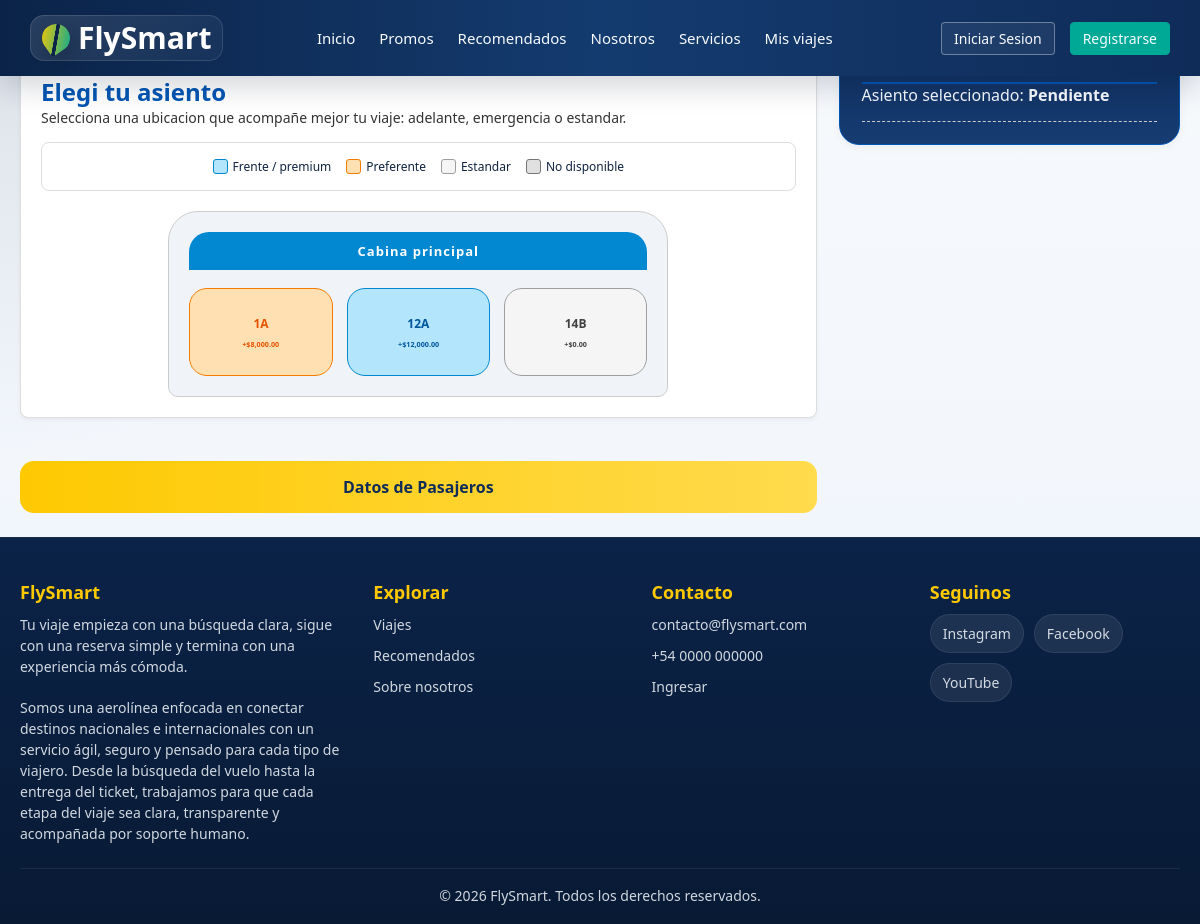
Page /consultas/proceso_compra/asientos.php on the earlier database version.
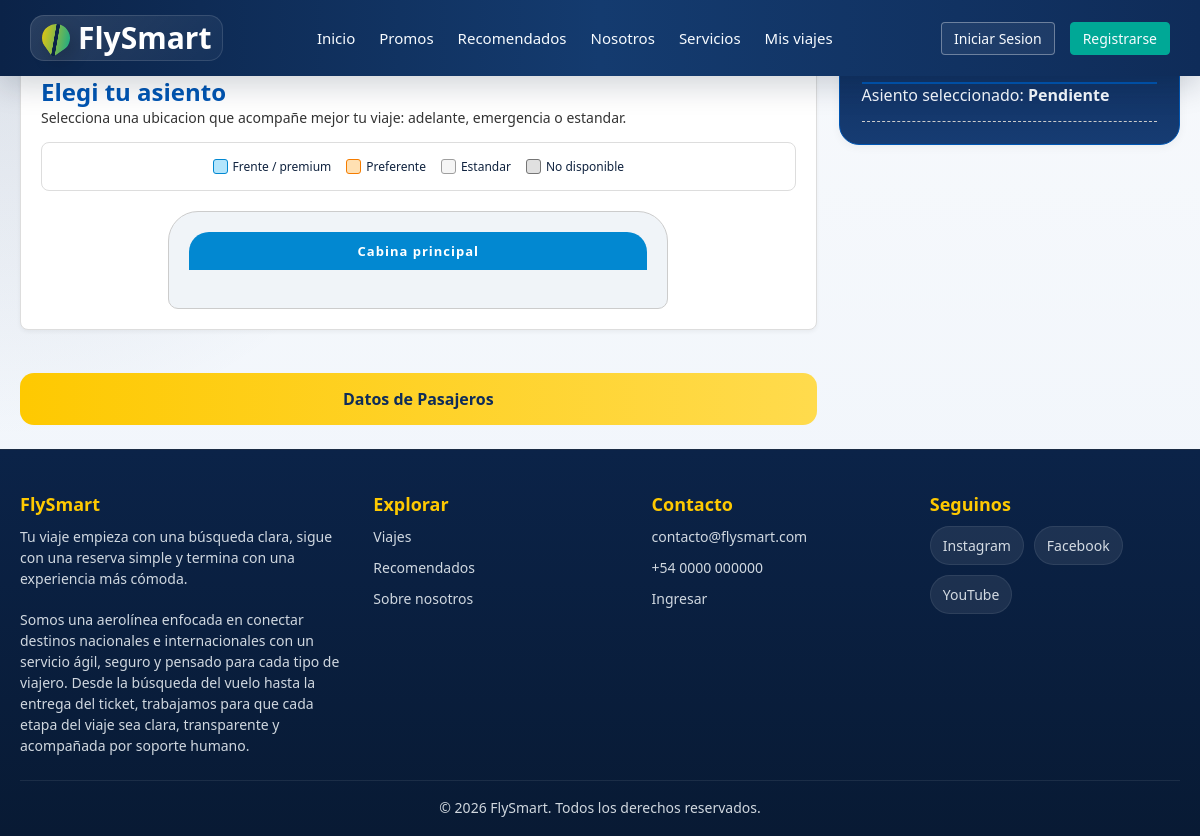
Same page on the later database version.
### tables this page shows
CREATE TABLE IF NOT EXISTS `asientos_avion` (
  `id_asiento_avion` int(11) NOT NULL AUTO_INCREMENT,
  `id_avion` int(11) NOT NULL,
  `numero_asiento` varchar(10) NOT NULL,
  `categoria` varchar(50) NOT NULL,
  `cargo_extra` decimal(10,2) NOT NULL DEFAULT 0.00,
  PRIMARY KEY (`id_asiento_avion`),
  UNIQUE KEY `avion_asiento` (`id_avion`, `numero_asiento`),
  CONSTRAINT `fk_asientos_avion` FOREIGN KEY (`id_avion`) REFERENCES `aviones` (`id_avion`) ON DELETE CASCADE
);

### consultas/proceso_compra/asientos.php (the view, shortened to what this page needs)
<?php
require_once '../../config/conexion.php';
$columnasAsientos = $pdo->query("SHOW COLUMNS FROM asientos_avion")->fetchAll(PDO::FETCH_COLUMN);
$asientosTienenAvion = in_array('id_avion', $columnasAsientos, true);
$idAvion = 0;
if ($asientosTienenAvion && $idAvion > 0) {
    $stmtAsientos = $pdo->prepare("SELECT id_asiento_avion, numero_asiento, categoria, cargo_extra FROM asientos_avion WHERE id_avion = ? ORDER BY id_asiento_avion ASC");
    $stmtAsientos->execute([$idAvion]);
    $asientos = $stmtAsientos->fetchAll();
} else {
    $asientos = $pdo->query("SELECT id_asiento_avion, numero_asiento, categoria, cargo_extra FROM asientos_avion ORDER BY id_asiento_avion ASC LIMIT 120")->fetchAll();
}
$asientosOcupados = [];
include_once '../../includes/header.php';
?>
<form action="pasajeros.php" method="POST">
    <div class="contenedor-asientos">
        <div class="main-content">
            <div class="card">
                <p class="eyebrow">Paso 4</p>
                <h2>Elegi tu asiento</h2>
                <p class="info-pasajeros">Selecciona una ubicacion que acompañe mejor tu viaje: adelante, emergencia o estandar.</p>
                <div class="leyenda-cabina">
                    <span class="leyenda-item"><span class="leyenda-color color-front"></span>Frente / premium</span>
                    <span class="leyenda-item"><span class="leyenda-color color-preferente"></span>Preferente</span>
                    <span class="leyenda-item"><span class="leyenda-color color-estandar"></span>Estandar</span>
                    <span class="leyenda-item"><span class="leyenda-color color-ocupado"></span>No disponible</span>
                </div>
                <div class="cabina-scroll">
                    <div class="cabina-techo">Cabina principal</div>
                    <div class="mapa-asientos">
                        <?php foreach($asientos as $as): ?>
                            <?php
                                $cargo = (float)$as['cargo_extra'];
                                $categoria = $cargo >= 12000 ? 'front' : ($cargo > 0 ? 'preferente' : 'estandar');
                                $ocupado = isset($asientosOcupados[$as['numero_asiento']]);
                            ?>
                            <label class="asiento-box <?= $ocupado ? 'asiento-ocupado' : 'asiento-disponible' ?> asiento-cat-<?=$categoria?>">
                                <strong><?=$as['numero_asiento']?></strong>
                                <span class="precio-tag"><?= $ocupado ? 'Ocupado' : '+$' . number_format($cargo, 2) ?></span>
                            </label>
                        <?php endforeach; ?>
                    </div>
                </div>
            </div>
            <button type="submit" class="btn-continuar">Datos de Pasajeros</button>
        </div>
        <aside class="sidebar-resumen">
            <h3>Resumen de cabina</h3>
            <p>Asiento seleccionado: <span class="destacado">pendiente</span></p>
            <hr class="separador">
        </aside>
    </div>
</form>
<?php include_once '../../includes/footer.php'; ?>
</body>
</html>

Differences in the rows shown:
removed asientos_avion: numero_asiento "1A", cargo_extra "8,000.00"
removed asientos_avion: numero_asiento "12A", cargo_extra "12,000.00"
removed asientos_avion: numero_asiento "14B", cargo_extra "0.00"
